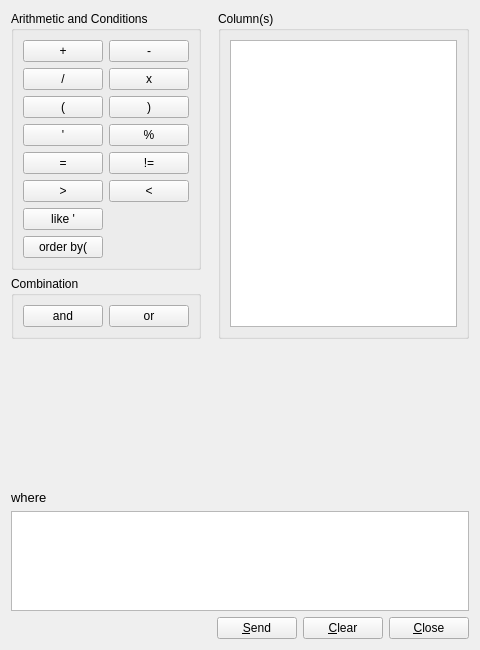
<?xml version="1.0" encoding="UTF-8"?>
<ui version="4.0">
 <class>Sys_Sql_Help_Condition_Wid</class>
 <widget class="QWidget" name="Sys_Sql_Help_Condition_Wid">
  <property name="geometry">
   <rect>
    <x>0</x>
    <y>0</y>
    <width>480</width>
    <height>650</height>
   </rect>
  </property>
  <property name="minimumSize">
   <size>
    <width>480</width>
    <height>650</height>
   </size>
  </property>
  <property name="maximumSize">
   <size>
    <width>980</width>
    <height>980</height>
   </size>
  </property>
  <property name="windowTitle">
   <string>Set a condition with Sql-Helper</string>
  </property>
  <property name="windowIcon">
   <iconset resource="resources/system_sys_resource.qrc">
    <normaloff>:/prom_icon</normaloff>:/prom_icon</iconset>
  </property>
  <layout class="QVBoxLayout" name="verticalLayout_2">
   <item>
    <layout class="QHBoxLayout" name="horizontalLayout">
     <item>
      <layout class="QVBoxLayout" name="verticalLayout">
       <item>
        <widget class="QGroupBox" name="groupBox_ari">
         <property name="minimumSize">
          <size>
           <width>150</width>
           <height>0</height>
          </size>
         </property>
         <property name="title">
          <string>Arithmetic and Conditions</string>
         </property>
         <layout class="QGridLayout" name="gridLayout">
          <item row="0" column="0">
           <widget class="Sys_Letter_Button" name="pushButton_plus">
            <property name="text">
             <string>+</string>
            </property>
           </widget>
          </item>
          <item row="1" column="0">
           <widget class="Sys_Letter_Button" name="pushButton_div">
            <property name="text">
             <string>/</string>
            </property>
           </widget>
          </item>
          <item row="0" column="1">
           <widget class="Sys_Letter_Button" name="pushButton_minus">
            <property name="text">
             <string>-</string>
            </property>
           </widget>
          </item>
          <item row="2" column="0">
           <widget class="Sys_Letter_Button" name="pushButton_open_brack">
            <property name="text">
             <string>(</string>
            </property>
           </widget>
          </item>
          <item row="2" column="1">
           <widget class="Sys_Letter_Button" name="pushButton_close_brack">
            <property name="text">
             <string>)</string>
            </property>
           </widget>
          </item>
          <item row="1" column="1">
           <widget class="Sys_Letter_Button" name="pushButton_mult">
            <property name="text">
             <string>x</string>
            </property>
           </widget>
          </item>
          <item row="4" column="0">
           <widget class="Sys_Letter_Button" name="pushButton_equal">
            <property name="text">
             <string>=</string>
            </property>
           </widget>
          </item>
          <item row="4" column="1">
           <widget class="Sys_Letter_Button" name="pushButton_unequal">
            <property name="text">
             <string>!=</string>
            </property>
           </widget>
          </item>
          <item row="5" column="0">
           <widget class="Sys_Letter_Button" name="pushButton_higher">
            <property name="text">
             <string>&gt;</string>
            </property>
           </widget>
          </item>
          <item row="5" column="1">
           <widget class="Sys_Letter_Button" name="pushButton_smaller">
            <property name="text">
             <string>&lt;</string>
            </property>
           </widget>
          </item>
          <item row="6" column="0">
           <widget class="Sys_Letter_Button" name="pushButton_like">
            <property name="text">
             <string>like '</string>
            </property>
           </widget>
          </item>
          <item row="3" column="0">
           <widget class="Sys_Letter_Button" name="pushButton_strich">
            <property name="text">
             <string>'</string>
            </property>
           </widget>
          </item>
          <item row="7" column="0">
           <widget class="Sys_Letter_Button" name="pushButton_order">
            <property name="text">
             <string>order by(</string>
            </property>
           </widget>
          </item>
          <item row="3" column="1">
           <widget class="Sys_Letter_Button" name="pushButton_perc">
            <property name="text">
             <string>%</string>
            </property>
           </widget>
          </item>
         </layout>
        </widget>
       </item>
       <item>
        <widget class="QGroupBox" name="groupBox_combi">
         <property name="title">
          <string>Combination</string>
         </property>
         <layout class="QGridLayout" name="gridLayout_2">
          <item row="0" column="0">
           <widget class="Sys_Letter_Button" name="pushButton_and">
            <property name="text">
             <string>and</string>
            </property>
           </widget>
          </item>
          <item row="0" column="1">
           <widget class="Sys_Letter_Button" name="pushButton_or">
            <property name="text">
             <string>or</string>
            </property>
           </widget>
          </item>
         </layout>
        </widget>
       </item>
      </layout>
     </item>
     <item>
      <spacer name="horizontalSpacer">
       <property name="orientation">
        <enum>Qt::Horizontal</enum>
       </property>
       <property name="sizeHint" stdset="0">
        <size>
         <width>40</width>
         <height>20</height>
        </size>
       </property>
      </spacer>
     </item>
     <item>
      <widget class="QGroupBox" name="groupBox_row">
       <property name="minimumSize">
        <size>
         <width>0</width>
         <height>300</height>
        </size>
       </property>
       <property name="title">
        <string>Column(s)</string>
       </property>
       <layout class="QHBoxLayout" name="horizontalLayout_2">
        <item>
         <widget class="QListWidget" name="listWidget">
          <property name="maximumSize">
           <size>
            <width>16777215</width>
            <height>16777215</height>
           </size>
          </property>
         </widget>
        </item>
       </layout>
      </widget>
     </item>
    </layout>
   </item>
   <item>
    <spacer name="verticalSpacer">
     <property name="orientation">
      <enum>Qt::Vertical</enum>
     </property>
     <property name="sizeHint" stdset="0">
      <size>
       <width>20</width>
       <height>36</height>
      </size>
     </property>
    </spacer>
   </item>
   <item>
    <widget class="QLabel" name="label">
     <property name="font">
      <font>
       <pointsize>10</pointsize>
      </font>
     </property>
     <property name="text">
      <string>where</string>
     </property>
    </widget>
   </item>
   <item>
    <widget class="QTextEdit" name="textEdit_sql">
     <property name="maximumSize">
      <size>
       <width>16777215</width>
       <height>100</height>
      </size>
     </property>
    </widget>
   </item>
   <item>
    <layout class="QHBoxLayout" name="_2">
     <item>
      <spacer>
       <property name="orientation">
        <enum>Qt::Horizontal</enum>
       </property>
       <property name="sizeHint" stdset="0">
        <size>
         <width>209</width>
         <height>18</height>
        </size>
       </property>
      </spacer>
     </item>
     <item>
      <widget class="QPushButton" name="send_button">
       <property name="text">
        <string>&amp;Send</string>
       </property>
      </widget>
     </item>
     <item>
      <widget class="QPushButton" name="clear_button">
       <property name="text">
        <string>&amp;Clear</string>
       </property>
      </widget>
     </item>
     <item>
      <widget class="QPushButton" name="close_button">
       <property name="text">
        <string>&amp;Close</string>
       </property>
      </widget>
     </item>
    </layout>
   </item>
  </layout>
 </widget>
 <customwidgets>
  <customwidget>
   <class>Sys_Letter_Button</class>
   <extends>QPushButton</extends>
   <header location="global">Sys_Letter_Button.h</header>
  </customwidget>
 </customwidgets>
 <resources>
  <include location="resources/hydroxygen.qrc"/>
  <include location="resources/system_sys_resource.qrc"/>
 </resources>
 <connections/>
</ui>
